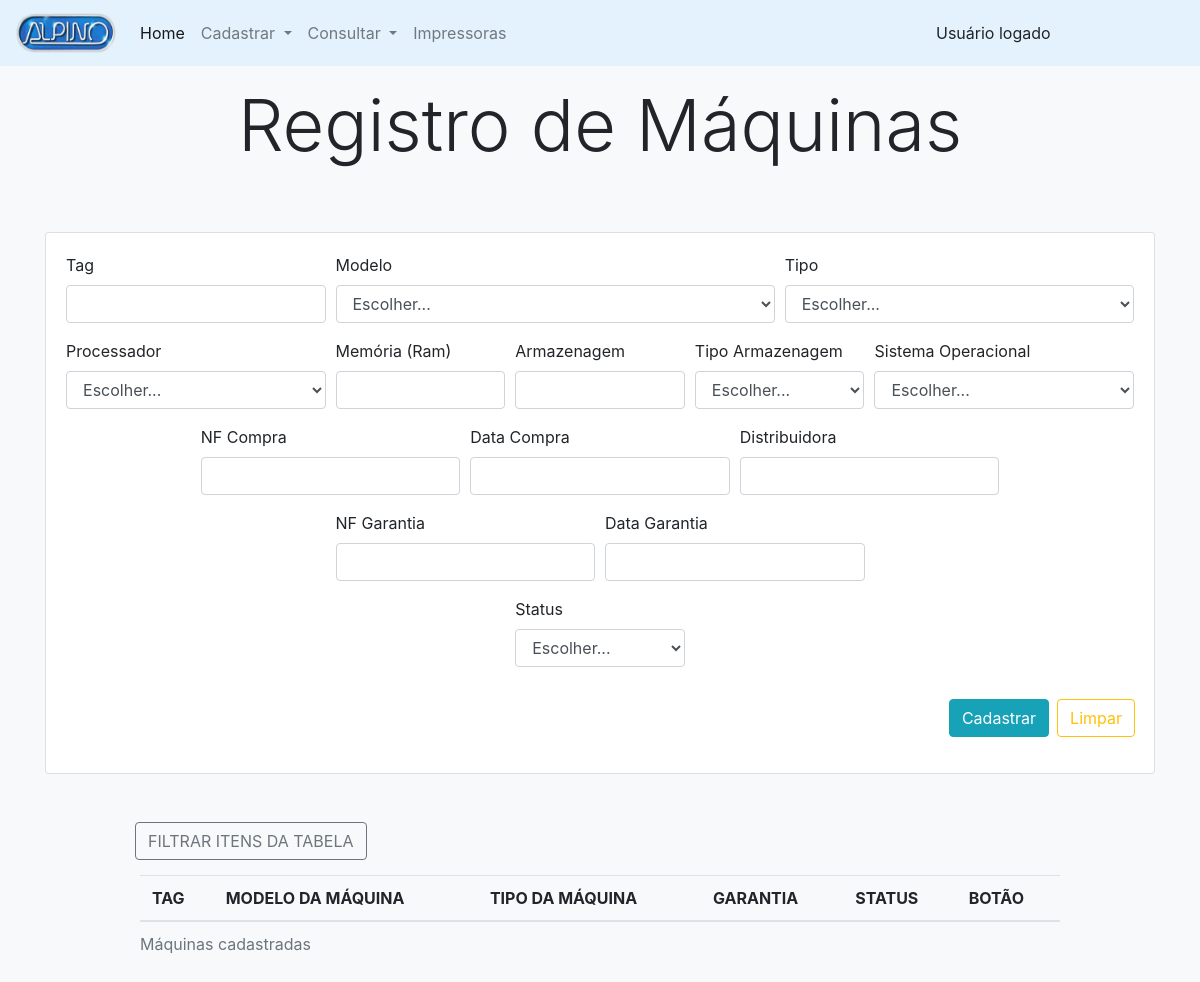
The app's page /public/pags/ti/register/registerMachine.php, older data.
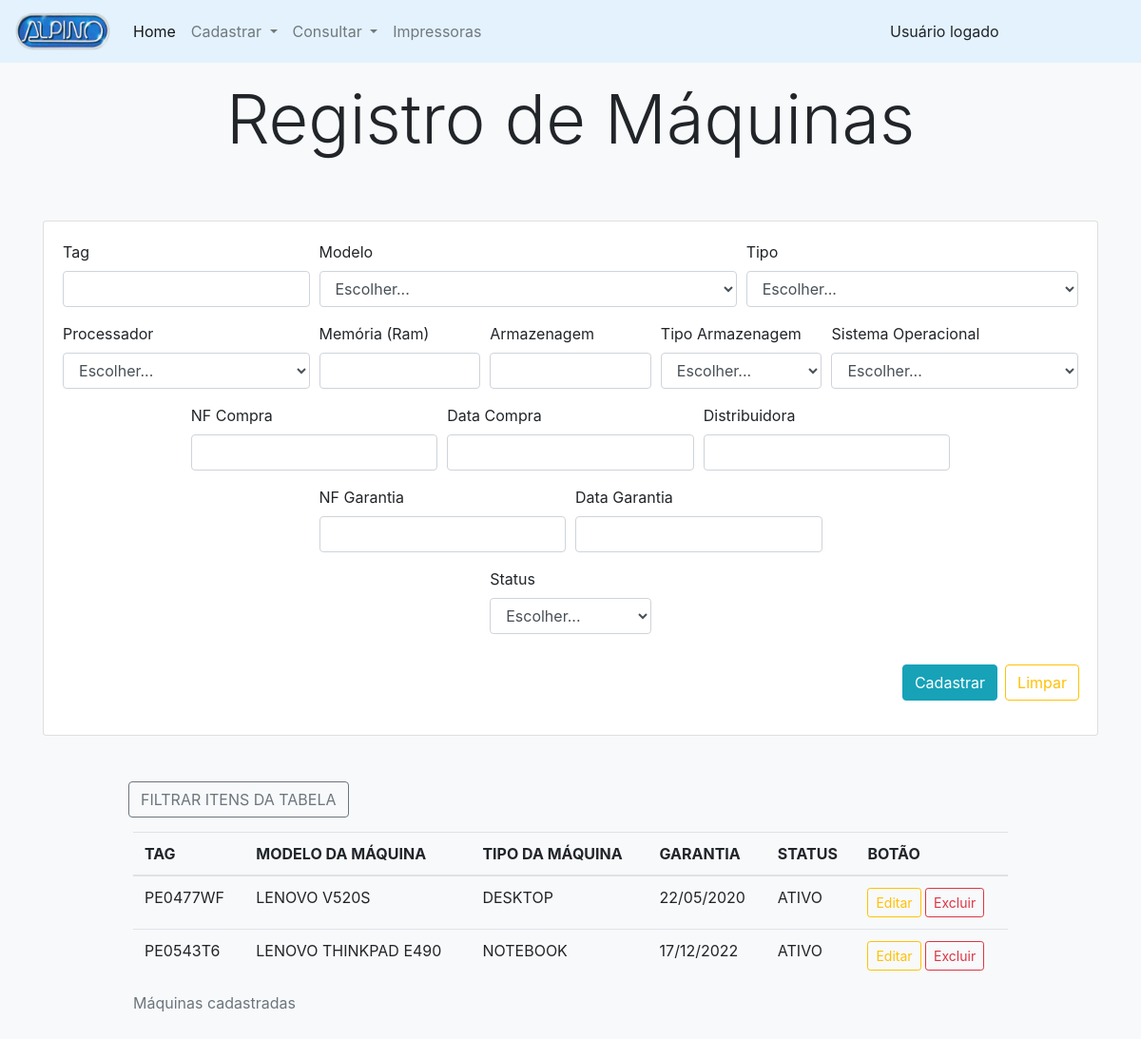
The same page, newer data.
### tables this page shows
CREATE TABLE `maquina` (
  `id` int(10) UNSIGNED NOT NULL,
  `tag` varchar(100) NOT NULL,
  `modelo` varchar(100) NOT NULL,
  `tipo` varchar(100) NOT NULL,
  `processador` varchar(100) NOT NULL,
  `memoria` varchar(100) NOT NULL,
  `armazenamento` varchar(100) NOT NULL,
  `tipo_armazenamento` varchar(100) NOT NULL,
  `sistema_operacional` varchar(100) NOT NULL,
  `nfcompra` varchar(100) NOT NULL,
  `datacompra` varchar(100) NOT NULL,
  `distribuidora` varchar(100) NOT NULL,
  `nfgarantia` varchar(100) NOT NULL,
  `datagarantia` varchar(100) NOT NULL,
  `statusmaq` varchar(100) NOT NULL
);

### public/pags/ti/register/registerMachine.php (the view, shortened to what this page needs)
<?php
    include_once("../../../../src/config/conexaodb.php");
    $sql_maquina = mysqli_query($conn, "SELECT * FROM maquina");
?>
<html lang="pt-br">
<head>
    <link rel="stylesheet" href="../../../../node_modules/bootstrap/dist/css/bootstrap.css">
    <link rel="stylesheet" href="https://cdn.datatables.net/1.10.22/css/jquery.dataTables.min.css">
    <link rel="stylesheet" href="https://cdn.datatables.net/buttons/1.6.4/css/buttons.dataTables.min.css">
</head>
<body class="bg-light">
    <?php
        include '../include/nav_register.php';
    ?>
    <div class="container">
        <div class="row">
            <div class="col">
                <div class="py-2 text-center">
                    <h3 class="display-3 m-2">Registro de Máquinas</h3>
                </div>
            </div>
        </div>
        <div class="row">
            <div class="col-lg-12">
                <div class="py-5">
                    <div class="card bg-white">
                        <div class="card-body">
                            <div class="row">
                                <div class="col">
                                    <form action="../../../../src/db/ti/maquinas/insert.php" method="POST">
                                        <div class="form-row">
                                            <div class="form-group col-md-3">
                                                <label for="inputTag">Tag</label>
                                                <input type="text" name="inputTag" class="form-control" id="inputTag"
                                                    required>
                                            </div>
                                            <div class="form-group col-md-5">
                                                <label for="inputModelo">Modelo</label>
                                                <select name="inputModelo" id="inputModelo" class="form-control">
                                                    <option value="" selected>Escolher...</option>
                                                </select>
                                            </div>
                                            <div class="form-group col-md-4">
                                                <label for="inputTipo">Tipo</label>
                                                <select name="inputTipo" id="inputTipo" class="form-control">
                                                    <option value="" selected>Escolher...</option>
                                                </select>
                                            </div>
                                        </div>
                                        <div class="form-row justify-content-center">
                                            <div class="form-group col-md-3">
                                                <label for="inputProcessador">Processador</label>
                                                <select name="inputProcessador" id="inputProcessador"
                                                    class="form-control">
                                                    <option value="" selected>Escolher...</option>
                                                </select>
                                            </div>
                                            <div class="form-group col-md-2">
                                                <label for="inputMemoria">Memória (Ram)</label>
                                                <input type="text" name="inputMemoria" class="form-control"
                                                    id="inputMemoria">
                                            </div>
                                            <div class="form-group col-md-2">
                                                <label for="inputArmazenamento">Armazenagem</label>
                                                <input type="text" name="inputArmazenamento" class="form-control"
                                                    id="inputArmazenamento">
                                            </div>
                                            <div class="form-group col-md-2">
                                                <label for="inputTipoArmazenamento">Tipo Armazenagem</label>
                                                <select name="inputTipoArmazenamento" id="inputTipoArmazenamento"
                                                    class="form-control">
                                                    <option value="" selected>Escolher...</option>
                                                </select>
                                            </div>
                                            <div class="form-group col-md-3">
                                                <label for="inputSo">Sistema Operacional</label>
                                                <select name="inputSo" id="inputSo" class="form-control">
                                                    <option value="" selected>Escolher...</option>
                                                </select>
                                            </div>
                                        </div>
                                        <div class="form-row justify-content-center">
                                            <div class="form-group col-md-3">
                                                <label for="inputNfCompra">NF Compra</label>
                                                <input type="text" name="inputNfCompra" class="form-control"
                                                    id="inputNfCompra">
                                            </div>
                                            <div class="form-group col-md-3">
                                                <label for="inputCompra">Data Compra</label>
                                                <input type="text" name="inputCompra" class="form-control"
                                                    id="inputCompra">
                                            </div>
                                            <div class="form-group col-md-3">
                                                <label for="inputDistribuidora">Distribuidora</label>
                                                <input type="text" name="inputDistribuidora" class="form-control"
                                                    id="inputDistribuidora">
                                            </div>
                                        </div>
                                        <div class="form-row justify-content-center">
                                            <div class="form-group col-md-3">
                                                <label for="inputNfGarantia">NF Garantia</label>
                                                <input type="text" name="inputNfGarantia" class="form-control"
                                                    id="inputNfGarantia">
                                            </div>
                                            <div class="form-group col-md-3">
                                                <label for="inputGarantia">Data Garantia</label>
                                                <input type="text" name="inputGarantia" class="form-control"
                                                    id="inputGarantia">
                                            </div>
                                        </div>
                                        <div class="form-row justify-content-center">
                                            <div class="form-group col-md-2">
                                                <label for="inputStatus">Status</label>
                                                <select name="inputStatus" id="inputStatus" class="form-control">
                                                    <option value="" selected>Escolher...</option>
                                                </select>
                                            </div>
                                        </div>
                                        <div class="pt-3">
                                            <div class="form-row justify-content-end">
                                                <button type="submit" class="btn btn-info mr-2">Cadastrar</button>
                                                <button type="reset" value="Apagar Campos"
                                                    class="btn btn-outline-warning mr-1">Limpar</button>
                                            </div>
                                        </div>
                                    </form>
                                </div>
                            </div>
                        </div>
                    </div>
                </div>
            </div>
        </div>
        <div class="row justify-content-left">
            <div class="col" style="margin-left: 90px; margin-bottom: 15px;">
                <button type="submit" class="btn btn-outline-secondary mr-2" data-toggle="modal"
                    data-target=".bd-example-modal-lg">FILTRAR ITENS DA TABELA</button>
            </div>
        </div>
        <div class="row justify-content-center">
            <div class="col-md-10">
                <table id="tabelaMaquina" class="table">
                    <caption>Máquinas cadastradas</caption>
                    <thead>
                        <th scope="col">TAG</th>
                        <th scope="col">MODELO DA MÁQUINA</th>
                        <th scope="col">TIPO DA MÁQUINA</th>
                        <th scope="col">GARANTIA</th>
                        <th scope="col">STATUS</th>
                        <th scope="col">BOTÃO</th>
                    </thead>
                    <tbody>
                        <?php while($linha_tabela = mysqli_fetch_assoc($sql_maquina)) { ?>
                        <tr>
                            <td>
                                <?php echo $linha_tabela['tag']; ?>
                            </td>
                            <td>
                                <?php echo $linha_tabela['modelo']; ?>
                            </td>
                            <td>
                                <?php echo $linha_tabela['tipo']; ?>
                            </td>
                            <td>
                                <?php echo $linha_tabela['datagarantia']; ?>
                            </td>
                            <td>
                                <?php echo $linha_tabela['statusmaq']; ?>
                            </td>
                            <td>
                                <button type="button" class="btn btn-outline-warning btn-sm" data-toggle="modal"
                                    data-target="#editar" data-id="<?php echo $linha_tabela['id']; ?>"
                                    data-tag="<?php echo $linha_tabela['tag']; ?>"
                                    data-modelo="<?php echo $linha_tabela['modelo']; ?>"
                                    data-tipo="<?php echo $linha_tabela['tipo']; ?>"
                                    data-processador="<?php echo $linha_tabela['processador']; ?>"
                                    data-memoria="<?php echo $linha_tabela['memoria']; ?>"
                                    data-armazenamento="<?php echo $linha_tabela['armazenamento']; ?>"
                                    data-tipo_armazenamento="<?php echo $linha_tabela['tipo_armazenamento']; ?>"
                                    data-sistema_operacional="<?php echo $linha_tabela['sistema_operacional']; ?>"
                                    data-nfcompra="<?php echo $linha_tabela['nfcompra']; ?>"
                                    data-datacompra="<?php echo $linha_tabela['datacompra']; ?>"
                                    data-distribuidora="<?php echo $linha_tabela['distribuidora']; ?>"
                                    data-nfgarantia="<?php echo $linha_tabela['nfgarantia']; ?>"
                                    data-datagarantia="<?php echo $linha_tabela['datagarantia']; ?>"
                                    data-statusmaq="<?php echo $linha_tabela['statusmaq']; ?>">Editar
                                </button>
                                <a
                                    href="../../../../src/db/ti/maquinas/delete.php?id=<?php echo $linha_tabela['id']; ?>">
                                    <button type="button" class="btn btn-outline-danger btn-sm">Excluir</button>
                                </a>
                            </td>
                        </tr>
                        <?php } ?>
                    </tbody>
                </table>
            </div>
        </div>
    </div>
</body>
</html>

### public/pags/ti/include/nav_register.php (shortened to what this page needs)
<nav class="navbar navbar-expand-lg navbar-light" style="background-color: #e3f2fd;">
    <a class="navbar-brand" href="#">
        <img src="../../../assets/img/logo.png" width="100" height="40" alt="">
    </a>
    <div class="collapse navbar-collapse" id="conteudoNavbarSuportado">
        <ul class="navbar-nav mr-auto">
            <li class="nav-item active">
                <a class="nav-link" href="../main.php" style="font-size:16px;">Home<span class="sr-only"></span></a>
            </li>
            <li class="nav-item dropdown">
                <a class="nav-link dropdown-toggle" href="#" id="navbarDropdown" role="button" data-toggle="dropdown"
                    aria-haspopup="true" aria-expanded="false" style="font-size:16px;">
                    Cadastrar
                </a>
            </li>
            <li class="nav-item dropdown">
                <a class="nav-link dropdown-toggle" href="#" id="navbarDropdown" role="button" data-toggle="dropdown"
                    aria-haspopup="true" aria-expanded="false" style="font-size:16px;">
                    Consultar
                </a>
            </li>
            <li class="nav-item">
                <a class="nav-link" href="./register/registerPrinter.php" style="font-size:16px;">Impressoras</a>
            </li>
        </ul>
        <ul class="nav justify-content-end">
            <li class="nav-item">
                <a href="#"><input type="text" class="form-control-plaintext text-black" data-toggle="modal"
                        data-target="#" value="Usuário logado"></a>
            </li>
        </ul>
    </div>
</nav>

Row changes from the older to the newer data that the page shows:
added maquina: tag "PE0477WF", modelo "LENOVO V520S", tipo "DESKTOP", datagarantia "22/05/2020", statusmaq "ATIVO"
added maquina: tag "PE0543T6", modelo "LENOVO THINKPAD E490", tipo "NOTEBOOK", datagarantia "17/12/2022", statusmaq "ATIVO"
